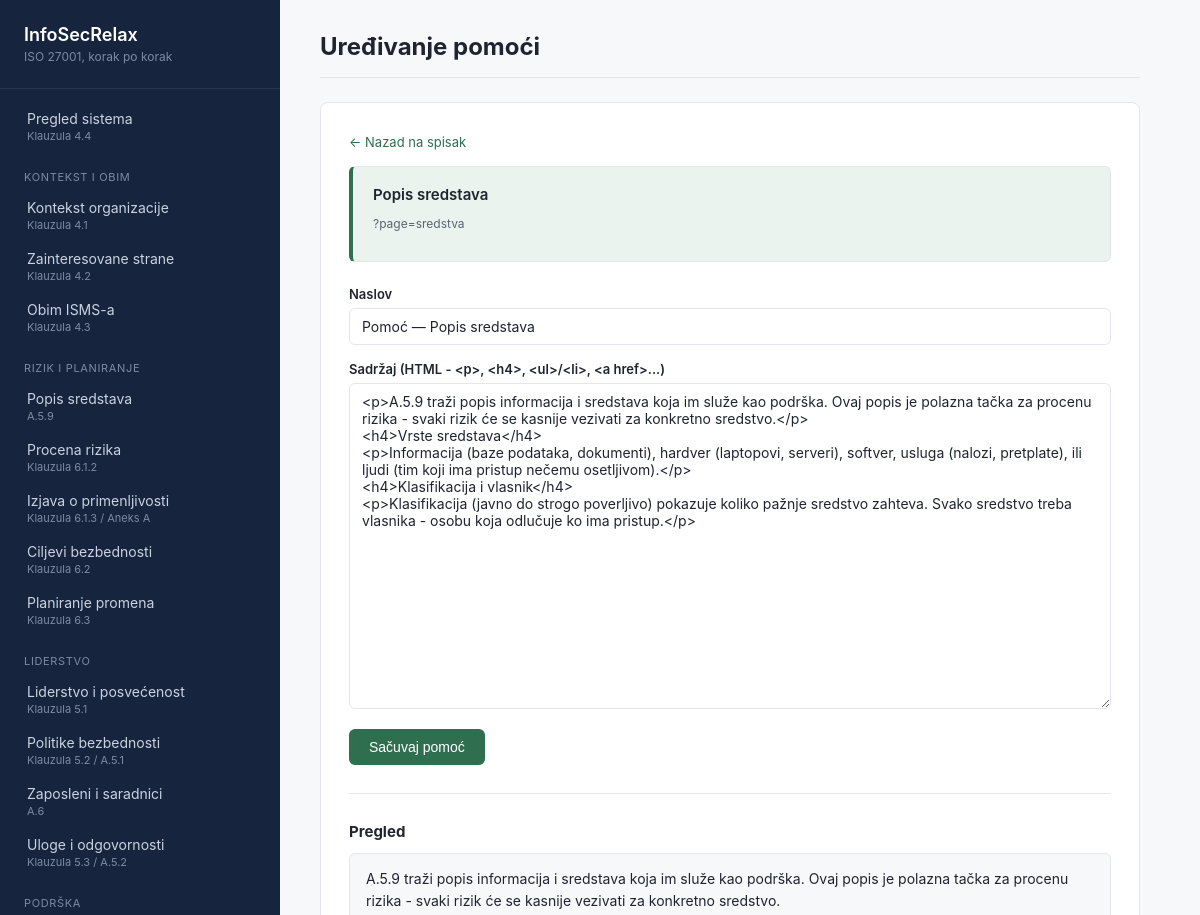
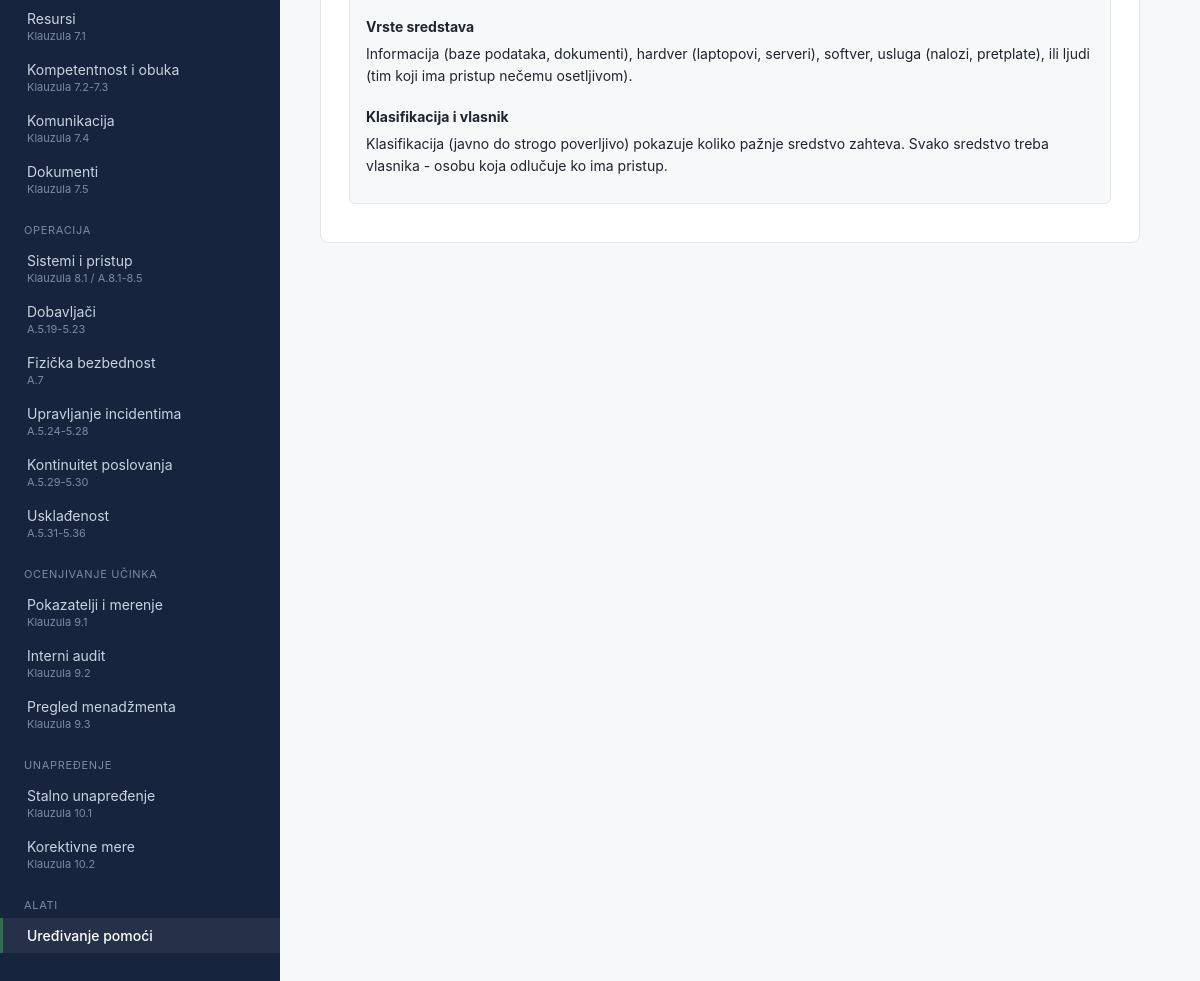
Screenshot of /?page=pomoc-uredjivanje&slug=sredstva with the database file from the repository (2 pictures, top to bottom).
### tables this page shows
CREATE TABLE IF NOT EXISTS help_content (
    id          BIGINT UNSIGNED AUTO_INCREMENT PRIMARY KEY,
    page_slug   VARCHAR(100) NOT NULL,
    title       VARCHAR(255) NOT NULL,
    body        TEXT NOT NULL,
    updated_at  TIMESTAMP NOT NULL DEFAULT CURRENT_TIMESTAMP ON UPDATE CURRENT_TIMESTAMP,
    UNIQUE KEY uq_help_content_slug (page_slug)
);

### src/includes/help-content.php (called while the page is built, shortened)
<?php
function getHelpContent(PDO $pdo, string $pageSlug): ?array
{
    $stmt = $pdo->prepare('SELECT * FROM help_content WHERE page_slug = :slug');
    $stmt->execute(['slug' => $pageSlug]);
    $row = $stmt->fetch();
    return $row === false ? null : $row;
}

### src/modules/pomoc-uredjivanje.php (the view, shortened to what this page needs)
<?php
require __DIR__ . '/../config/database.php';
require __DIR__ . '/../includes/help-content.php';
$pdo = getDbConnection();
$menu = require __DIR__ . '/../config/menu.php';
$requestedSlug = isset($_GET['slug'])
    ? preg_replace('/[^a-z0-9\-]/', '', (string) $_GET['slug'])
    : null;
$editingItem = null;
if ($requestedSlug !== null && $requestedSlug !== '') {
    foreach ($menu as $item) {
        if ($item['slug'] === $requestedSlug) {
            $editingItem = $item;
            break;
        }
    }
}
if ($editingItem !== null) {
    $helpContent = getHelpContent($pdo, $editingItem['slug']);
}
?>
<?php if ($editingItem !== null): ?>
    <a class="back-link" href="?page=pomoc-uredjivanje">← Nazad na spisak</a>
    <div class="scope-current">
        <div class="card-header-row">
            <span class="card-title"><?= htmlspecialchars($editingItem['title']) ?></span>
        </div>
        <p class="item-meta">?page=<?= htmlspecialchars($editingItem['slug']) ?></p>
    </div>
    <form method="post" class="factor-form">
        <div class="form-row">
            <label for="help_title">Naslov</label>
            <input type="text" name="help_title" id="help_title" required
                value="<?= htmlspecialchars($helpContent['title'] ?? ('Pomoć — ' . $editingItem['title'])) ?>">
        </div>
        <div class="form-row">
            <label for="help_body">Sadržaj (HTML - &lt;p&gt;, &lt;h4&gt;, &lt;ul&gt;/&lt;li&gt;, &lt;a href&gt;...)</label>
            <textarea name="help_body" id="help_body" rows="18"><?= htmlspecialchars($helpContent['body'] ?? '') ?></textarea>
        </div>
        <button type="submit" class="btn-primary">Sačuvaj pomoć</button>
    </form>
    <?php if (!empty($helpContent['body'])): ?>
        <h3 class="section-heading">Pregled</h3>
        <div class="factor-card">
            <div class="help-content"><?= $helpContent['body'] ?></div>
        </div>
    <?php endif; ?>
<?php endif; ?>

### src/assets/style.css (style rules this page uses)
:root { --color-bg: #f7f8fa; --color-surface: #ffffff; --color-sidebar: #16243e; --color-sidebar-text: #c9d3e0; --color-sidebar-text-muted: #7c8aa3; --color-accent: #2f6f4f; --color-accent-soft: #eaf3ee; --color-warning: #9a6b12; --color-warning-soft: #fbf1de; --color-danger: #a34036; --color-danger-soft: #fbeae7; --color-text: #1f2430; --color-text-muted: #5b6472; --color-border: #e3e6eb; --sidebar-width: 280px; }
* { box-sizing: border-box; }
body { margin: 0; font-family: -apple-system, BlinkMacSystemFont, "Segoe UI", Roboto, sans-serif; background: var(--color-bg); color: var(--color-text); }
.form-row { margin-bottom: 16px; }
.form-row label { display: block; font-size: 13px; font-weight: 600; margin-bottom: 6px; }
.form-row input[type="text"], .form-row input[type="date"], .form-row input[type="number"], .form-row select, .form-row textarea { width: 100%; padding: 9px 12px; border: 1px solid var(--color-border); border-radius: 6px; font-size: 14px; font-family: inherit; color: var(--color-text); }
.form-row textarea { resize: vertical; }
.btn-primary { background: var(--color-accent); color: #ffffff; border: none; border-radius: 6px; padding: 10px 20px; font-size: 14px; font-weight: 500; cursor: pointer; }
.factor-form { padding-bottom: 28px; margin-bottom: 28px; border-bottom: 1px solid var(--color-border); }
.factor-card { background: var(--color-bg); border: 1px solid var(--color-border); border-radius: 6px; padding: 14px 16px; margin-bottom: 10px; }
.factor-card p { margin: 6px 0 8px; font-size: 14px; line-height: 1.5; }
.card-header-row { display: flex; align-items: baseline; justify-content: space-between; flex-wrap: wrap; gap: 12px; margin-bottom: 10px; }
.card-title { font-size: 15px; font-weight: 600; }
.scope-current { background: var(--color-accent-soft); border: 1px solid var(--color-border); border-left: 4px solid var(--color-accent); border-radius: 6px; padding: 18px 20px; margin-bottom: 24px; }
.item-meta { font-size: 12px; color: var(--color-text-muted); }
.section-heading { font-size: 15px; margin: 24px 0 12px; }
.section-heading:first-of-type { margin-top: 0; }
.back-link { display: inline-block; color: var(--color-accent); font-size: 13px; text-decoration: none; margin-bottom: 16px; }
.help-content h4 { font-size: 14px; margin: 20px 0 8px; }
.help-content p { font-size: 14px; line-height: 1.6; color: var(--color-text); margin: 0 0 12px; }

### rows the page displays
help_content: help_title "Pomoć — Popis sredstava", help_body "<p>A.5.9 traži popis informacija i sredstava koja im služe kao podrška. Ovaj popis je polazna tačka za procenu rizika - svaki rizik će se kasnije vezivati za konkretno sredstvo.</p> <h4>Vrste sredstava</h4> <p>Informacija (baze podataka, dokumenti), hardver (laptopovi, serveri), softver, usluga (nalozi, pretplate), ili ljudi (tim koji ima pristup nečemu osetljivom).</p> <h4>Klasifikacija i vlasnik</h4> <p>Klasifikacija (javno do strogo poverljivo) pokazuje koliko pažnje sredstvo zahteva. Svako sredstvo treba vlasnika - osobu koja odlučuje ko ima pristup.</p>", body "A.5.9 traži popis informacija i sredstava koja im služe kao podrška. Ovaj popis je polazna tačka za procenu rizika - svaki rizik će se kasnije vezivati za konkretno sredstvo. Vrste sredstava Informacija (baze podataka, dokumenti), hardver (laptopovi, serveri), softver, usluga (nalozi, pretplate), ili ljudi (tim koji ima pristup nečemu osetljivom). Klasifikacija i vlasnik Klasifikacija (javno do strogo poverljivo) pokazuje koliko pažnje sredstvo zahteva. Svako sredstvo treba vlasnika - osobu koja odlučuje ko ima pristup."

### other values shown
$item['title'] "Pregled sistema"
$item['iso_ref'] "Klauzula 4.4"
$lastGroup "KONTEKST I OBIM"
$item['title'] "Kontekst organizacije"
$item['iso_ref'] "Klauzula 4.1"
$item['title'] "Zainteresovane strane"
$item['iso_ref'] "Klauzula 4.2"
$item['title'] "Obim ISMS-a"
$item['iso_ref'] "Klauzula 4.3"
$lastGroup "RIZIK I PLANIRANJE"
$item['title'] "Popis sredstava"
$item['iso_ref'] "A.5.9"
$item['title'] "Procena rizika"
$item['iso_ref'] "Klauzula 6.1.2"
$item['title'] "Izjava o primenljivosti"
